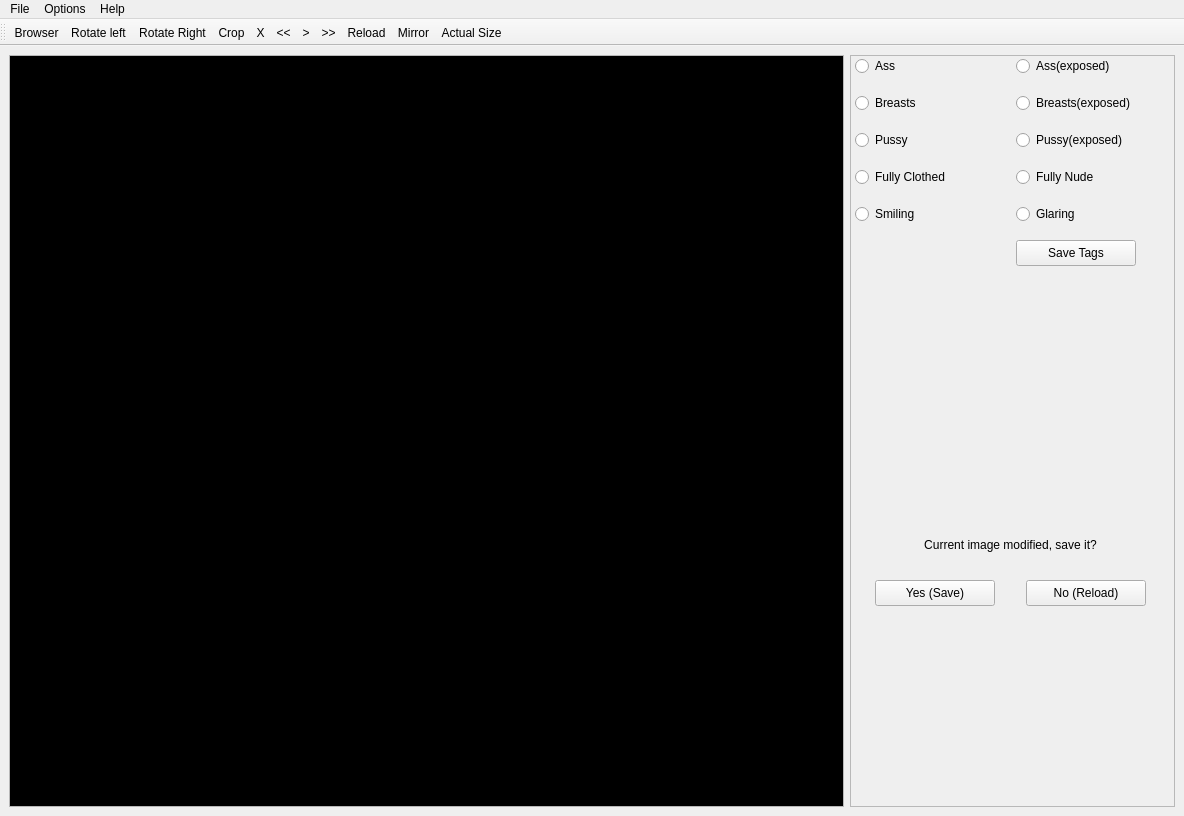
<?xml version="1.0" encoding="UTF-8"?>
<ui version="4.0">
 <class>MainWindow</class>
 <widget class="QMainWindow" name="MainWindow">
  <property name="geometry">
   <rect>
    <x>0</x>
    <y>0</y>
    <width>1184</width>
    <height>816</height>
   </rect>
  </property>
  <property name="sizePolicy">
   <sizepolicy hsizetype="Maximum" vsizetype="Maximum">
    <horstretch>0</horstretch>
    <verstretch>0</verstretch>
   </sizepolicy>
  </property>
  <property name="minimumSize">
   <size>
    <width>0</width>
    <height>0</height>
   </size>
  </property>
  <property name="maximumSize">
   <size>
    <width>1920</width>
    <height>1080</height>
   </size>
  </property>
  <property name="windowTitle">
   <string>TeaseAI</string>
  </property>
  <property name="styleSheet">
   <string notr="true">padding: 0px; margin: 0px;</string>
  </property>
  <widget class="QWidget" name="centralwidget">
   <property name="sizePolicy">
    <sizepolicy hsizetype="Expanding" vsizetype="Expanding">
     <horstretch>0</horstretch>
     <verstretch>0</verstretch>
    </sizepolicy>
   </property>
   <layout class="QHBoxLayout" name="horizontalLayout_2">
    <item>
     <layout class="QHBoxLayout" name="horizontalLayout">
      <item>
       <widget class="QScrollArea" name="scrollArea">
        <property name="sizeAdjustPolicy">
         <enum>QAbstractScrollArea::AdjustToContents</enum>
        </property>
        <property name="widgetResizable">
         <bool>true</bool>
        </property>
        <widget class="QWidget" name="scrollAreaWidgetContents">
         <property name="geometry">
          <rect>
           <x>0</x>
           <y>0</y>
           <width>839</width>
           <height>743</height>
          </rect>
         </property>
         <property name="sizePolicy">
          <sizepolicy hsizetype="Expanding" vsizetype="Expanding">
           <horstretch>0</horstretch>
           <verstretch>0</verstretch>
          </sizepolicy>
         </property>
         <property name="autoFillBackground">
          <bool>false</bool>
         </property>
         <property name="styleSheet">
          <string notr="true">background: #000;</string>
         </property>
         <layout class="QHBoxLayout" name="horizontalLayout_3">
          <item>
           <widget class="MediaLabel" name="media">
            <property name="sizePolicy">
             <sizepolicy hsizetype="Expanding" vsizetype="Expanding">
              <horstretch>0</horstretch>
              <verstretch>0</verstretch>
             </sizepolicy>
            </property>
            <property name="cursor">
             <cursorShape>OpenHandCursor</cursorShape>
            </property>
            <property name="contextMenuPolicy">
             <enum>Qt::ActionsContextMenu</enum>
            </property>
            <property name="autoFillBackground">
             <bool>false</bool>
            </property>
            <property name="styleSheet">
             <string notr="true">background: #000;</string>
            </property>
            <property name="alignment">
             <set>Qt::AlignCenter</set>
            </property>
           </widget>
          </item>
         </layout>
        </widget>
       </widget>
      </item>
      <item>
       <widget class="QFrame" name="frame">
        <property name="sizePolicy">
         <sizepolicy hsizetype="Fixed" vsizetype="Expanding">
          <horstretch>0</horstretch>
          <verstretch>0</verstretch>
         </sizepolicy>
        </property>
        <property name="minimumSize">
         <size>
          <width>325</width>
          <height>0</height>
         </size>
        </property>
        <property name="frameShape">
         <enum>QFrame::StyledPanel</enum>
        </property>
        <property name="frameShadow">
         <enum>QFrame::Plain</enum>
        </property>
        <widget class="QWidget" name="layoutWidget">
         <property name="geometry">
          <rect>
           <x>0</x>
           <y>460</y>
           <width>321</width>
           <height>91</height>
          </rect>
         </property>
         <layout class="QGridLayout" name="gridLayout" rowstretch="1,1">
          <item row="0" column="0" colspan="2">
           <widget class="QLabel" name="label">
            <property name="sizePolicy">
             <sizepolicy hsizetype="Expanding" vsizetype="Maximum">
              <horstretch>0</horstretch>
              <verstretch>0</verstretch>
             </sizepolicy>
            </property>
            <property name="maximumSize">
             <size>
              <width>16777215</width>
              <height>60</height>
             </size>
            </property>
            <property name="visible">
             <bool>false</bool>
            </property>
            <property name="text">
             <string>Current image modified, save it?</string>
            </property>
            <property name="alignment">
             <set>Qt::AlignCenter</set>
            </property>
            <property name="wordWrap">
             <bool>true</bool>
            </property>
           </widget>
          </item>
          <item row="1" column="0">
           <widget class="QPushButton" name="save_button">
            <property name="sizePolicy">
             <sizepolicy hsizetype="Fixed" vsizetype="Fixed">
              <horstretch>0</horstretch>
              <verstretch>0</verstretch>
             </sizepolicy>
            </property>
            <property name="maximumSize">
             <size>
              <width>120</width>
              <height>26</height>
             </size>
            </property>
            <property name="visible">
             <bool>false</bool>
            </property>
            <property name="text">
             <string>Yes (Save)</string>
            </property>
           </widget>
          </item>
          <item row="1" column="1">
           <widget class="QPushButton" name="no_save_button">
            <property name="sizePolicy">
             <sizepolicy hsizetype="Fixed" vsizetype="Fixed">
              <horstretch>0</horstretch>
              <verstretch>0</verstretch>
             </sizepolicy>
            </property>
            <property name="maximumSize">
             <size>
              <width>120</width>
              <height>26</height>
             </size>
            </property>
            <property name="visible">
             <bool>false</bool>
            </property>
            <property name="text">
             <string>No (Reload)</string>
            </property>
           </widget>
          </item>
         </layout>
        </widget>
        <widget class="QWidget" name="layoutWidget">
         <property name="geometry">
          <rect>
           <x>0</x>
           <y>0</y>
           <width>321</width>
           <height>213</height>
          </rect>
         </property>
         <layout class="QGridLayout" name="gridLayout_2">
          <property name="verticalSpacing">
           <number>15</number>
          </property>
          <item row="4" column="1">
           <widget class="QRadioButton" name="radioButton_9">
            <property name="sizePolicy">
             <sizepolicy hsizetype="Fixed" vsizetype="Fixed">
              <horstretch>0</horstretch>
              <verstretch>0</verstretch>
             </sizepolicy>
            </property>
            <property name="minimumSize">
             <size>
              <width>150</width>
              <height>22</height>
             </size>
            </property>
            <property name="maximumSize">
             <size>
              <width>150</width>
              <height>22</height>
             </size>
            </property>
            <property name="text">
             <string>Glaring</string>
            </property>
            <attribute name="buttonGroup">
             <string notr="true">expression</string>
            </attribute>
           </widget>
          </item>
          <item row="0" column="1">
           <widget class="QRadioButton" name="radioButton_10">
            <property name="sizePolicy">
             <sizepolicy hsizetype="Fixed" vsizetype="Fixed">
              <horstretch>0</horstretch>
              <verstretch>0</verstretch>
             </sizepolicy>
            </property>
            <property name="minimumSize">
             <size>
              <width>150</width>
              <height>22</height>
             </size>
            </property>
            <property name="maximumSize">
             <size>
              <width>150</width>
              <height>22</height>
             </size>
            </property>
            <property name="text">
             <string>Ass(exposed)</string>
            </property>
            <attribute name="buttonGroup">
             <string notr="true">ass</string>
            </attribute>
           </widget>
          </item>
          <item row="1" column="1">
           <widget class="QRadioButton" name="radioButton_11">
            <property name="sizePolicy">
             <sizepolicy hsizetype="Fixed" vsizetype="Fixed">
              <horstretch>0</horstretch>
              <verstretch>0</verstretch>
             </sizepolicy>
            </property>
            <property name="minimumSize">
             <size>
              <width>150</width>
              <height>22</height>
             </size>
            </property>
            <property name="maximumSize">
             <size>
              <width>150</width>
              <height>22</height>
             </size>
            </property>
            <property name="text">
             <string>Breasts(exposed)</string>
            </property>
            <attribute name="buttonGroup">
             <string notr="true">breasts</string>
            </attribute>
           </widget>
          </item>
          <item row="2" column="1">
           <widget class="QRadioButton" name="radioButton_12">
            <property name="sizePolicy">
             <sizepolicy hsizetype="Fixed" vsizetype="Fixed">
              <horstretch>0</horstretch>
              <verstretch>0</verstretch>
             </sizepolicy>
            </property>
            <property name="minimumSize">
             <size>
              <width>150</width>
              <height>22</height>
             </size>
            </property>
            <property name="maximumSize">
             <size>
              <width>150</width>
              <height>22</height>
             </size>
            </property>
            <property name="text">
             <string>Pussy(exposed)</string>
            </property>
            <attribute name="buttonGroup">
             <string notr="true">pussy</string>
            </attribute>
           </widget>
          </item>
          <item row="1" column="0">
           <widget class="QRadioButton" name="radioButton_2">
            <property name="sizePolicy">
             <sizepolicy hsizetype="Fixed" vsizetype="Fixed">
              <horstretch>0</horstretch>
              <verstretch>0</verstretch>
             </sizepolicy>
            </property>
            <property name="minimumSize">
             <size>
              <width>150</width>
              <height>22</height>
             </size>
            </property>
            <property name="maximumSize">
             <size>
              <width>150</width>
              <height>22</height>
             </size>
            </property>
            <property name="text">
             <string>Breasts</string>
            </property>
            <attribute name="buttonGroup">
             <string notr="true">breasts</string>
            </attribute>
           </widget>
          </item>
          <item row="3" column="0">
           <widget class="QRadioButton" name="radioButton_4">
            <property name="sizePolicy">
             <sizepolicy hsizetype="Fixed" vsizetype="Fixed">
              <horstretch>0</horstretch>
              <verstretch>0</verstretch>
             </sizepolicy>
            </property>
            <property name="minimumSize">
             <size>
              <width>150</width>
              <height>22</height>
             </size>
            </property>
            <property name="maximumSize">
             <size>
              <width>150</width>
              <height>22</height>
             </size>
            </property>
            <property name="text">
             <string>Fully Clothed</string>
            </property>
            <attribute name="buttonGroup">
             <string notr="true">nudity</string>
            </attribute>
           </widget>
          </item>
          <item row="3" column="1">
           <widget class="QRadioButton" name="radioButton_6">
            <property name="sizePolicy">
             <sizepolicy hsizetype="Fixed" vsizetype="Fixed">
              <horstretch>0</horstretch>
              <verstretch>0</verstretch>
             </sizepolicy>
            </property>
            <property name="minimumSize">
             <size>
              <width>150</width>
              <height>22</height>
             </size>
            </property>
            <property name="maximumSize">
             <size>
              <width>150</width>
              <height>22</height>
             </size>
            </property>
            <property name="text">
             <string>Fully Nude</string>
            </property>
            <attribute name="buttonGroup">
             <string notr="true">nudity</string>
            </attribute>
           </widget>
          </item>
          <item row="0" column="0">
           <widget class="QRadioButton" name="radioButton">
            <property name="sizePolicy">
             <sizepolicy hsizetype="Fixed" vsizetype="Fixed">
              <horstretch>0</horstretch>
              <verstretch>0</verstretch>
             </sizepolicy>
            </property>
            <property name="minimumSize">
             <size>
              <width>150</width>
              <height>22</height>
             </size>
            </property>
            <property name="maximumSize">
             <size>
              <width>150</width>
              <height>22</height>
             </size>
            </property>
            <property name="text">
             <string>Ass</string>
            </property>
            <attribute name="buttonGroup">
             <string notr="true">ass</string>
            </attribute>
           </widget>
          </item>
          <item row="2" column="0">
           <widget class="QRadioButton" name="radioButton_3">
            <property name="sizePolicy">
             <sizepolicy hsizetype="Fixed" vsizetype="Fixed">
              <horstretch>0</horstretch>
              <verstretch>0</verstretch>
             </sizepolicy>
            </property>
            <property name="minimumSize">
             <size>
              <width>150</width>
              <height>22</height>
             </size>
            </property>
            <property name="maximumSize">
             <size>
              <width>150</width>
              <height>22</height>
             </size>
            </property>
            <property name="text">
             <string>Pussy</string>
            </property>
            <attribute name="buttonGroup">
             <string notr="true">pussy</string>
            </attribute>
           </widget>
          </item>
          <item row="4" column="0">
           <widget class="QRadioButton" name="radioButton_8">
            <property name="sizePolicy">
             <sizepolicy hsizetype="Fixed" vsizetype="Fixed">
              <horstretch>0</horstretch>
              <verstretch>0</verstretch>
             </sizepolicy>
            </property>
            <property name="minimumSize">
             <size>
              <width>150</width>
              <height>22</height>
             </size>
            </property>
            <property name="maximumSize">
             <size>
              <width>150</width>
              <height>22</height>
             </size>
            </property>
            <property name="text">
             <string>Smiling</string>
            </property>
            <attribute name="buttonGroup">
             <string notr="true">expression</string>
            </attribute>
           </widget>
          </item>
          <item row="5" column="1">
           <widget class="QPushButton" name="pushButton">
            <property name="sizePolicy">
             <sizepolicy hsizetype="Maximum" vsizetype="Fixed">
              <horstretch>0</horstretch>
              <verstretch>0</verstretch>
             </sizepolicy>
            </property>
            <property name="maximumSize">
             <size>
              <width>120</width>
              <height>26</height>
             </size>
            </property>
            <property name="text">
             <string>Save Tags</string>
            </property>
           </widget>
          </item>
         </layout>
        </widget>
        <widget class="QLabel" name="label_2">
         <property name="geometry">
          <rect>
           <x>0</x>
           <y>220</y>
           <width>321</width>
           <height>231</height>
          </rect>
         </property>
         <property name="sizePolicy">
          <sizepolicy hsizetype="Expanding" vsizetype="Expanding">
           <horstretch>0</horstretch>
           <verstretch>0</verstretch>
          </sizepolicy>
         </property>
         <property name="text">
          <string> </string>
         </property>
        </widget>
        <widget class="QLabel" name="label_3">
         <property name="geometry">
          <rect>
           <x>0</x>
           <y>560</y>
           <width>321</width>
           <height>451</height>
          </rect>
         </property>
         <property name="sizePolicy">
          <sizepolicy hsizetype="Expanding" vsizetype="Expanding">
           <horstretch>0</horstretch>
           <verstretch>10</verstretch>
          </sizepolicy>
         </property>
         <property name="text">
          <string/>
         </property>
        </widget>
       </widget>
      </item>
     </layout>
    </item>
   </layout>
  </widget>
  <widget class="QMenuBar" name="menubar">
   <property name="geometry">
    <rect>
     <x>0</x>
     <y>0</y>
     <width>1184</width>
     <height>28</height>
    </rect>
   </property>
   <property name="sizePolicy">
    <sizepolicy hsizetype="MinimumExpanding" vsizetype="Maximum">
     <horstretch>0</horstretch>
     <verstretch>0</verstretch>
    </sizepolicy>
   </property>
   <property name="minimumSize">
    <size>
     <width>0</width>
     <height>0</height>
    </size>
   </property>
   <property name="maximumSize">
    <size>
     <width>16777215</width>
     <height>30</height>
    </size>
   </property>
   <widget class="QMenu" name="menuFile">
    <property name="title">
     <string>File</string>
    </property>
    <addaction name="actionOpen"/>
    <addaction name="actionExit"/>
   </widget>
   <widget class="QMenu" name="menuOptions">
    <property name="title">
     <string>Options</string>
    </property>
   </widget>
   <widget class="QMenu" name="menuHelp">
    <property name="title">
     <string>Help</string>
    </property>
   </widget>
   <addaction name="menuFile"/>
   <addaction name="menuOptions"/>
   <addaction name="menuHelp"/>
  </widget>
  <widget class="QToolBar" name="toolBar">
   <property name="sizePolicy">
    <sizepolicy hsizetype="Expanding" vsizetype="Fixed">
     <horstretch>0</horstretch>
     <verstretch>0</verstretch>
    </sizepolicy>
   </property>
   <property name="minimumSize">
    <size>
     <width>0</width>
     <height>27</height>
    </size>
   </property>
   <property name="maximumSize">
    <size>
     <width>16777215</width>
     <height>27</height>
    </size>
   </property>
   <property name="windowTitle">
    <string>toolBar</string>
   </property>
   <attribute name="toolBarArea">
    <enum>TopToolBarArea</enum>
   </attribute>
   <attribute name="toolBarBreak">
    <bool>false</bool>
   </attribute>
   <addaction name="actionBrowser"/>
   <addaction name="actionRotate_left"/>
   <addaction name="actionRotate_Right"/>
   <addaction name="actionCrop"/>
   <addaction name="actionDelete"/>
   <addaction name="previous"/>
   <addaction name="actionPlay"/>
   <addaction name="next"/>
   <addaction name="actionReload"/>
   <addaction name="actionMirror"/>
   <addaction name="actionActual_Size"/>
  </widget>
  <action name="previous">
   <property name="icon">
    <iconset>
     <normalon>:/:/icons/icons/previous.png</normalon>
    </iconset>
   </property>
   <property name="text">
    <string>&lt;&lt;</string>
   </property>
   <property name="toolTip">
    <string>View the previous slide.</string>
   </property>
   <property name="shortcut">
    <string>Left</string>
   </property>
  </action>
  <action name="next">
   <property name="icon">
    <iconset>
     <normalon>:/:/icons/icons/next.png</normalon>
    </iconset>
   </property>
   <property name="text">
    <string>&gt;&gt;</string>
   </property>
   <property name="toolTip">
    <string>View the next slide.</string>
   </property>
   <property name="shortcut">
    <string>Right</string>
   </property>
  </action>
  <action name="actionRotate_left">
   <property name="icon">
    <iconset>
     <normalon>:/:/icons/icons/rotate_left.png</normalon>
    </iconset>
   </property>
   <property name="text">
    <string>Rotate left</string>
   </property>
   <property name="shortcut">
    <string>,</string>
   </property>
  </action>
  <action name="actionRotate_Right">
   <property name="icon">
    <iconset>
     <normalon>:/:/icons/icons/rotate_right.png</normalon>
    </iconset>
   </property>
   <property name="text">
    <string>Rotate Right</string>
   </property>
   <property name="shortcut">
    <string>.</string>
   </property>
  </action>
  <action name="actionPlay">
   <property name="icon">
    <iconset>
     <normalon>:/:/icons/icons/play_tagger.png</normalon>
    </iconset>
   </property>
   <property name="text">
    <string>&gt;</string>
   </property>
   <property name="shortcut">
    <string>Space</string>
   </property>
  </action>
  <action name="actionCrop">
   <property name="text">
    <string>Crop</string>
   </property>
  </action>
  <action name="actionReload">
   <property name="text">
    <string>Reload</string>
   </property>
   <property name="shortcut">
    <string>F5</string>
   </property>
  </action>
  <action name="actionExit">
   <property name="text">
    <string>Exit</string>
   </property>
  </action>
  <action name="actionMirror">
   <property name="text">
    <string>Mirror</string>
   </property>
  </action>
  <action name="actionDelete">
   <property name="icon">
    <iconset>
     <normalon>:/:/icons/icons/delete.png</normalon>
    </iconset>
   </property>
   <property name="text">
    <string>X</string>
   </property>
   <property name="shortcut">
    <string>Del</string>
   </property>
  </action>
  <action name="actionActual_Size">
   <property name="text">
    <string>Actual Size</string>
   </property>
  </action>
  <action name="actionBrowser">
   <property name="text">
    <string>Browser</string>
   </property>
  </action>
  <action name="actionOpen">
   <property name="text">
    <string>Open</string>
   </property>
  </action>
 </widget>
 <customwidgets>
  <customwidget>
   <class>MediaLabel</class>
   <extends>QLabel</extends>
   <header>my_label</header>
  </customwidget>
 </customwidgets>
 <resources>
  <include location="tagger_ui2.qrc"/>
 </resources>
 <connections>
  <connection>
   <sender>no_save_button</sender>
   <signal>clicked()</signal>
   <receiver>actionReload</receiver>
   <slot>trigger()</slot>
   <hints>
    <hint type="sourcelabel">
     <x>796</x>
     <y>492</y>
    </hint>
    <hint type="destinationlabel">
     <x>-1</x>
     <y>-1</y>
    </hint>
   </hints>
  </connection>
  <connection>
   <sender>no_save_button</sender>
   <signal>clicked()</signal>
   <receiver>no_save_button</receiver>
   <slot>hide()</slot>
   <hints>
    <hint type="sourcelabel">
     <x>796</x>
     <y>492</y>
    </hint>
    <hint type="destinationlabel">
     <x>796</x>
     <y>492</y>
    </hint>
   </hints>
  </connection>
  <connection>
   <sender>no_save_button</sender>
   <signal>clicked()</signal>
   <receiver>save_button</receiver>
   <slot>hide()</slot>
   <hints>
    <hint type="sourcelabel">
     <x>796</x>
     <y>492</y>
    </hint>
    <hint type="destinationlabel">
     <x>694</x>
     <y>492</y>
    </hint>
   </hints>
  </connection>
  <connection>
   <sender>save_button</sender>
   <signal>clicked()</signal>
   <receiver>no_save_button</receiver>
   <slot>hide()</slot>
   <hints>
    <hint type="sourcelabel">
     <x>694</x>
     <y>492</y>
    </hint>
    <hint type="destinationlabel">
     <x>796</x>
     <y>492</y>
    </hint>
   </hints>
  </connection>
  <connection>
   <sender>save_button</sender>
   <signal>clicked()</signal>
   <receiver>save_button</receiver>
   <slot>hide()</slot>
   <hints>
    <hint type="sourcelabel">
     <x>694</x>
     <y>492</y>
    </hint>
    <hint type="destinationlabel">
     <x>694</x>
     <y>492</y>
    </hint>
   </hints>
  </connection>
  <connection>
   <sender>actionMirror</sender>
   <signal>triggered()</signal>
   <receiver>save_button</receiver>
   <slot>show()</slot>
   <hints>
    <hint type="sourcelabel">
     <x>-1</x>
     <y>-1</y>
    </hint>
    <hint type="destinationlabel">
     <x>694</x>
     <y>492</y>
    </hint>
   </hints>
  </connection>
  <connection>
   <sender>actionMirror</sender>
   <signal>triggered()</signal>
   <receiver>no_save_button</receiver>
   <slot>show()</slot>
   <hints>
    <hint type="sourcelabel">
     <x>-1</x>
     <y>-1</y>
    </hint>
    <hint type="destinationlabel">
     <x>796</x>
     <y>492</y>
    </hint>
   </hints>
  </connection>
  <connection>
   <sender>actionRotate_Right</sender>
   <signal>triggered()</signal>
   <receiver>no_save_button</receiver>
   <slot>show()</slot>
   <hints>
    <hint type="sourcelabel">
     <x>-1</x>
     <y>-1</y>
    </hint>
    <hint type="destinationlabel">
     <x>796</x>
     <y>492</y>
    </hint>
   </hints>
  </connection>
  <connection>
   <sender>actionRotate_Right</sender>
   <signal>triggered()</signal>
   <receiver>save_button</receiver>
   <slot>show()</slot>
   <hints>
    <hint type="sourcelabel">
     <x>-1</x>
     <y>-1</y>
    </hint>
    <hint type="destinationlabel">
     <x>694</x>
     <y>492</y>
    </hint>
   </hints>
  </connection>
  <connection>
   <sender>actionRotate_left</sender>
   <signal>triggered()</signal>
   <receiver>save_button</receiver>
   <slot>show()</slot>
   <hints>
    <hint type="sourcelabel">
     <x>-1</x>
     <y>-1</y>
    </hint>
    <hint type="destinationlabel">
     <x>694</x>
     <y>492</y>
    </hint>
   </hints>
  </connection>
  <connection>
   <sender>actionRotate_left</sender>
   <signal>triggered()</signal>
   <receiver>no_save_button</receiver>
   <slot>show()</slot>
   <hints>
    <hint type="sourcelabel">
     <x>-1</x>
     <y>-1</y>
    </hint>
    <hint type="destinationlabel">
     <x>796</x>
     <y>492</y>
    </hint>
   </hints>
  </connection>
  <connection>
   <sender>save_button</sender>
   <signal>clicked()</signal>
   <receiver>label</receiver>
   <slot>hide()</slot>
   <hints>
    <hint type="sourcelabel">
     <x>866</x>
     <y>392</y>
    </hint>
    <hint type="destinationlabel">
     <x>977</x>
     <y>394</y>
    </hint>
   </hints>
  </connection>
  <connection>
   <sender>no_save_button</sender>
   <signal>clicked()</signal>
   <receiver>label</receiver>
   <slot>hide()</slot>
   <hints>
    <hint type="sourcelabel">
     <x>866</x>
     <y>392</y>
    </hint>
    <hint type="destinationlabel">
     <x>977</x>
     <y>394</y>
    </hint>
   </hints>
  </connection>
  <connection>
   <sender>actionRotate_left</sender>
   <signal>triggered()</signal>
   <receiver>label</receiver>
   <slot>show()</slot>
   <hints>
    <hint type="sourcelabel">
     <x>-1</x>
     <y>-1</y>
    </hint>
    <hint type="destinationlabel">
     <x>977</x>
     <y>394</y>
    </hint>
   </hints>
  </connection>
  <connection>
   <sender>actionRotate_Right</sender>
   <signal>triggered()</signal>
   <receiver>label</receiver>
   <slot>show()</slot>
   <hints>
    <hint type="sourcelabel">
     <x>-1</x>
     <y>-1</y>
    </hint>
    <hint type="destinationlabel">
     <x>977</x>
     <y>394</y>
    </hint>
   </hints>
  </connection>
  <connection>
   <sender>actionMirror</sender>
   <signal>triggered()</signal>
   <receiver>label</receiver>
   <slot>show()</slot>
   <hints>
    <hint type="sourcelabel">
     <x>-1</x>
     <y>-1</y>
    </hint>
    <hint type="destinationlabel">
     <x>977</x>
     <y>394</y>
    </hint>
   </hints>
  </connection>
 </connections>
 <buttongroups>
  <buttongroup name="ass"/>
  <buttongroup name="pussy"/>
  <buttongroup name="nudity"/>
  <buttongroup name="expression"/>
  <buttongroup name="breasts"/>
 </buttongroups>
</ui>
